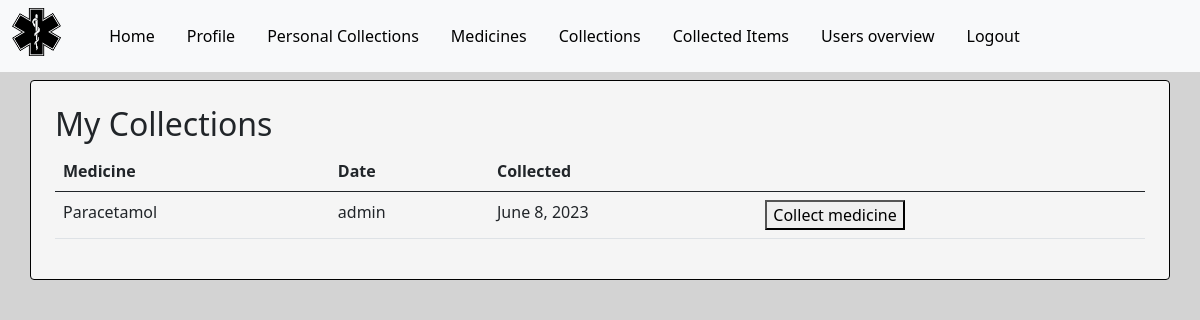
Page /personal_collections/ (signed in) on the committed database.
### base/models.py (models this page shows, shortened)
class Collection(models.Model):
    medicine = models.ForeignKey(
        Medicine, on_delete=models.CASCADE, null=False)
    user = models.ForeignKey(User, on_delete=models.CASCADE)
    date = models.DateField(blank=False,)
    collected = models.BooleanField(default=False)
    collected_approved = models.BooleanField(default=False)
    collected_approved_by = models.ForeignKey(User, on_delete=models.CASCADE,
                                    related_name='approved_by', null=True, blank=True)

class Medicine(models.Model):
    name = models.CharField(max_length=50)
    manufacture = models.CharField(max_length=50)
    cures = models.CharField(max_length=50)
    side_effects = models.CharField(max_length=50)

### base/views.py (the view)
# urls.py: path('personal_collections/', views.personal_collections, name='personal_collections'),
@login_required
def personal_collections(request):
    collections = Collection.objects.filter(user=request.user, collected=False)
    context = {
        'collections': collections
    }
    return render(request, 'base/personal_collections.html', context)

### base/templates/base/personal_collections.html (shortened to what this page needs)
{% extends 'base/base.html' %}
{% load static %}
{% block content %}
<div class="p-3">
    <h2>My Collections</h2>
    <table class="table">
        <thead>
          <tr>
            <th scope="col">Medicine</th>
            <th scope="col">Date</th>
            <th scope="col">Collected</th>
            <th></th>
        </tr>
        </thead>
        <tbody>
            {% for collection in collections %}
        <tr>
            <td>{{ collection.medicine.name }}</td>
            <td>{{ collection.user.username }}</td>
            <td>{{ collection.date }} </td>
            <td>
                {% if not collection.collected %}
                    <form method="post" action="{% url 'collect' collection.id %}">
                        <button type="submit">Collect medicine</button>
                    </form>
                {% endif %}
            </td>
          </tr>
        {% empty %}
            <tr>
                <td> There are no collection actions</td>
            </tr>
        {% endfor %}
        </tbody>
    </table>
</div>
{% endblock %}

### base/static/base/css/styles.css (style rules this page uses)
body { background-color: #d3d3d3; }

### base/static/base/css/menu.css (style rules this page uses)
body { margin: 0; }

### rows in the picture
Collection: medicine.name "Paracetamol", user.username "admin", date "June 8, 2023", collected "Collect medicine"
